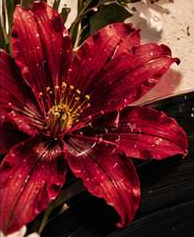
#> input picture tools/assets/lily.png, 194 x 237 px
$ python complete_proyecto.py assets/lily.png assets/lily.png
#> lines starting #> are read from the running program, lines starting #| are printed output that depends on the picture; after the words box and inside, x2 and y2 are one past the last pixel; in counts of white or black regions, pixels touching at a corner belong together
"""Completa a mano lo que el diseño deja cortado en public/proyecto/bg.webp (arriba: flor + cinta; abajo: flor roja).
Uso: python tools/complete_proyecto.py <bg_base.webp> <bg_salida.webp>
(<bg_base> = salida de clean_bg.py con tools/proyecto.json; este script NO es idempotente sobre su propia salida.)
Técnica: cinta fotográfica = traslación a lo largo de su eje (los huecos son periódicos); flor oscura = espejo corto
sobre el corte (es casi simétrica); flor roja de abajo = flor completa recortada de la página de inicio y reteñida.
Coordenadas en el lienzo final (808 de ancho, TOP=112 filas de papel arriba)."""
import os, sys, numpy as np, cv2

src, dst = sys.argv[1], sys.argv[2]
im = cv2.imread(src).astype(np.float32)
H, W = im.shape[:2]
#> H = 237; W = 194
TOP = 112
BOT = 124                                         # filas de papel añadidas abajo (= bottom_extend)
CUT = H - BOT                                     # y del corte inferior original
#> CUT = 113


def feather(mask, px):
    return cv2.GaussianBlur(mask.astype(np.float32), (0, 0), px)


def paste(base, patch, alpha):
    a = alpha[..., None]
    return base * (1 - a) + patch * a


# ---------- ARRIBA ----------
out = im.copy()
yy, xx = np.mgrid[0:H, 0:W].astype(np.float32)

# Uniones sin salto: rampa vertical de 1 (arriba) a 0 (dentro de la imagen original).
# Las primeras ~8 filas de la captura original son defectuosas (franja clara): la copia limpia las cubre del todo (rampa=1 hasta TOP+8).
ramp = np.clip((TOP + 24 - yy) / 16.0, 0, 1)

# 1) flor oscura y papel con escritura (x 430..640): espejo corto (M filas) respecto a T0.
#    M<24 para no reflejar el centro de la flor (a y=142) y que no se duplique.
#    LIMITACIÓN CONOCIDA: los pétalos superiores siguen terminando en un borde plano a y≈T0-M. Se probó (y falló):
#    rotación 180° de la mitad inferior, inpaint Telea de radio grande (mancha borrosa) y reflejo vertical completo.
T0, M = TOP + 8, 22
a = np.zeros((H, W), np.float32)
a[T0 - M:T0, 430:640] = 1
a = feather(a, 2.5); a[:T0 - M - 1] = 0
canvas = out.copy(); canvas[T0 - M:T0] = im[T0:T0 + M][::-1]
#> after `canvas[T0 - M:T0] = im[T0:T0 + M][::-1]`:
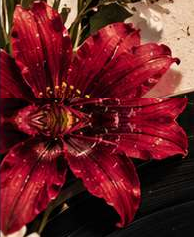
#> canvas: shape (237, 194, 3) float32; mean B, G, R 37, 34, 104.7
out = paste(out, canvas, a * ramp)
#> in paste, `a = alpha[..., None]`: a: shape (237, 194, 1) float32; every value is 0

# 2) cinta fotográfica: copiar a la derecha de la línea L desplazada n periodos
d = np.array([14.0, 39.5])                         # periodo (dx, dy) de los huecos
n = 3
shift = -n * d
L0 = 627.0                                         # x del borde izquierdo de la cinta en y=TOP
Lx = L0 + d[0] / d[1] * (yy - TOP)                 # línea paralela al eje de la cinta
win = (xx >= Lx) & (yy >= TOP) & (yy < TOP + 135)
M2 = np.float32([[1, 0, shift[0]], [0, 1, shift[1]]])
moved = cv2.warpAffine(im, M2, (W, H), flags=cv2.INTER_LINEAR, borderMode=cv2.BORDER_REPLICATE)
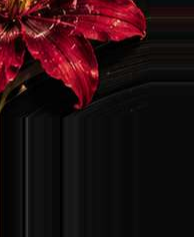
#> moved: shape (237, 194, 3) float32; mean B, G, R 15.3, 13, 35
movedmask = cv2.warpAffine(win.astype(np.float32), M2, (W, H), flags=cv2.INTER_LINEAR)
movedmask = feather(movedmask, 2.5)
out = paste(out, moved, movedmask * ramp)

# 3) franja derecha sin cubrir por el desplazamiento (x > W+shift): replicar el borde
miss = np.zeros((H, W), np.uint8); miss[:TOP, int(W + shift[0]) - 2:] = 1
out = np.where(miss[..., None] == 1, cv2.inpaint(np.clip(out, 0, 255).astype(np.uint8), miss * 255, 9, cv2.INPAINT_TELEA).astype(np.float32), out)
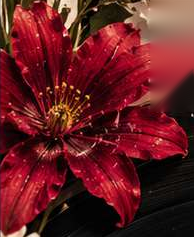
#> out: shape (237, 194, 3) float32; mean B, G, R 33.1, 29.7, 101.2

# ---------- ABAJO: flor roja ----------
# pétalo viejo cortado a la derecha del ramo (x 100..190, justo sobre el corte): se borra con inpaint antes de poner la lily
_u8 = np.clip(out, 0, 255).astype(np.uint8)
_hsv = cv2.cvtColor(_u8, cv2.COLOR_BGR2HSV)
#> _hsv: shape (237, 194, 3); mean H, S, V 99.2, 182, 101.4
_red = (((_hsv[..., 0] < 8) | (_hsv[..., 0] > 168)) & (_hsv[..., 1] > 90) & (_hsv[..., 2] > 25)).astype(np.uint8)
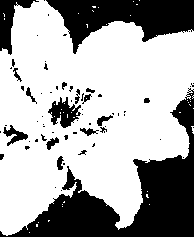
#> _red: shape (237, 194); values 0 (black) and 1 (white), 66.7% white; 68 black regions (49 under 20 px), largest, box (x1, y1, x2, y2) and area: (0, 88, 194, 237) 8663, (46, 0, 194, 54) 4280, (0, 0, 39, 55) 762
_box = np.zeros_like(_red); _box[CUT - 48:CUT + 1, 114:192] = 1   # x>=114: respeta el punto de la línea de tiempo (x≈103)
_m = cv2.dilate(_red * _box, cv2.getStructuringElement(cv2.MORPH_ELLIPSE, (9, 9)))
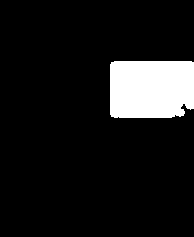
#> _m: shape (237, 194); values 0 (black) and 1 (white), 10.1% white; 1 white region, box (x1, y1, x2, y2) and area: (110, 61, 194, 118) 4648
out = cv2.inpaint(_u8, _m * 255, 6, cv2.INPAINT_TELEA).astype(np.float32)
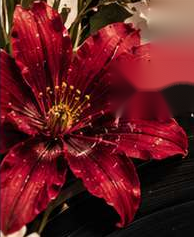
#> out: shape (237, 194, 3) float32; mean B, G, R 33.2, 29.8, 101.4
# esquina inferior izquierda de la miniatura (x 141..179): textura espejada de la parte contigua de la propia miniatura
_y0, _y1 = CUT - 40, CUT
_src = out[_y0:_y1, 180:218][:, ::-1]
_a = np.zeros((H, W), np.float32); _a[_y0:_y1, 141:179] = 1; _a = feather(_a, 3)[..., None]
#> (the run stopped early here; a loop or call above may not have finished)
